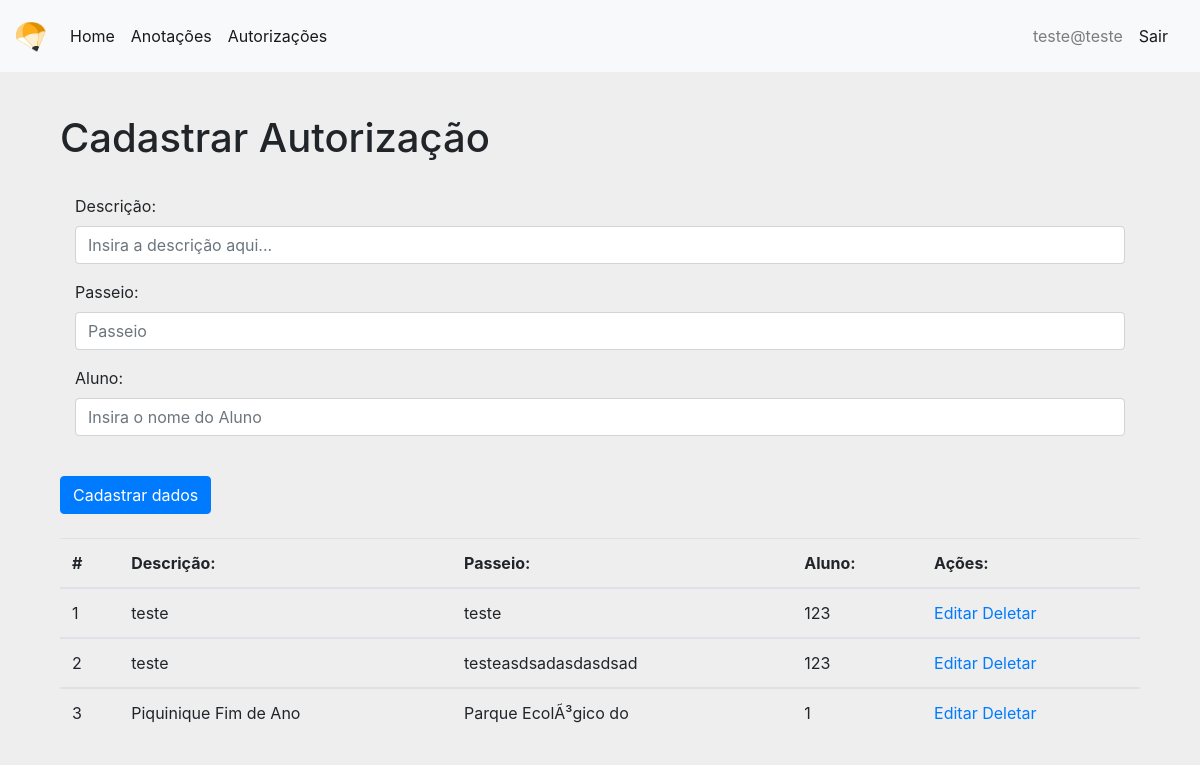
The app's page /view/header.php?link=5 (signed in) with its own data.
### tables this page shows
CREATE TABLE `cadautorizacoes` (
  `id` int(11) NOT NULL,
  `descricao` varchar(50) DEFAULT NULL,
  `passeios` varchar(20) DEFAULT NULL,
  `codAluno` varchar(50) DEFAULT NULL
);

### classes/Crud.php (called while the page is built, shortened)
<?php
require_once 'DB.php';
abstract class Crud extends DB{
	protected $table;
	public function findAll(){
		$sql  = "SELECT * FROM $this->table";
		$stmt = DB::prepare($sql);
		$stmt->execute();
		return $stmt->fetchAll();
	}
}

### classes/DB.php (called while the page is built, shortened)
<?php
class DB{
	private static $instance;
	public static function getInstance(){
		if(!isset(self::$instance)){
			try {
				self::$instance = new PDO('mysql:host=' . DB_HOST . ';dbname=' . DB_NAME, DB_USER, DB_PASS);
				self::$instance->setAttribute( PDO::ATTR_ERRMODE, PDO::ERRMODE_EXCEPTION);
				self::$instance->setAttribute(PDO::ATTR_DEFAULT_FETCH_MODE, PDO::FETCH_OBJ);
			} catch (PDOException $e) {
				echo $e->getMessage();
			}
		}
		return self::$instance;
	}
	public static function prepare($sql){
		return self::getInstance()->prepare($sql);
	}
}

### view/formAutorizacao.php (the view, shortened to what this page needs)
<?php
$autorizacao = new Autorizacoes();
?>
<?php
if(isset($_GET['acao']) && $_GET['acao'] == 'editar'){
    $id = (int)$_GET['id'];
    $resultado = $autorizacao->find($id);
?>
<div class="container">
    <div class="row">
        <div class="col-md-12">
            <form method="post" action="">
                <div class="page-header">
                    <br />
                    <br />
                    <h1>Atualizar Autorização</h1>
                </div>
                <div class="form-group col-md-12">
                    <br />
                    <label for="nome">Descrição:</label>
                    <input type="text" class="form-control" maxlength="50" name="descricao" value="<?php echo $resultado->descricao; ?>" required/>
                </div>
                <div class="form-group col-md-12">
                    <label for="email">Passeio:</label>
                    <input type="text" name="passeios" maxlength="20" class="form-control" value="<?php echo $resultado->passeios; ?>" required/>
                </div>
                <div class="form-group col-md-12">
                <label for="nome">Aluno:</label>
                    <input type="text" name="codAluno" maxlength="50" class="form-control" value="<?php echo $resultado->codAluno; ?>"  required/>
                </div>
                <input type="hidden" name="id" value="<?php echo $resultado->id; ?>">
                <br />
                <input type="submit" name="atualizar" class="btn btn-primary" value="Atualizar dados">
                <br />
                <br />
            </form>
		<?php }else{ ?>
<div class="container">
    <div class="row">
        <div class="col-md-12">
            <form method="post" action="">
                <div class="page-header">
                    <br />
                    <h1>Cadastrar Autorização</h1>
                </div>
                <div class="form-group col-md-12">
                    <br />
                    <label for="nome">Descrição:</label>
                    <input type="text" class="form-control" maxlength="50" name="descricao" placeholder="Insira a descrição aqui..." required/>
                </div>
                <div class="form-group col-md-12">
                    <label for="email">Passeio:</label>
                    <input type="text" name="passeios" maxlength="20" class="form-control" placeholder="Passeio" required/>
                </div>
                <div class="form-group col-md-12">
                    <label for="tipo_usuario">Aluno:</label>
                    <input type="text" name="codAluno" maxlength="50" class="form-control" placeholder="Insira o nome do Aluno" required/>
                </div>
                <br />
                <input type="submit" name="cadastrar" class="btn btn-primary" value="Cadastrar dados">
                <br />
                <br />
            </form>
            <?php } ?>
            <table class="table table-hover">
            <thead>
                <tr>
                    <th>#</th>
                    <th>Descrição:</th>
                    <th>Passeio:</th>
                    <th>Aluno:</th>
                    <th>Ações:</th>
                </tr>
            </thead>
            <?php foreach($autorizacao->findAll() as $key => $value): ?>
            <tbody>
                <tr>
                    <td><?php echo $value->id; ?></td>
                    <td><?php echo $value->descricao; ?></td>
                    <td><?php echo $value->passeios; ?></td>
                    <td><?php echo $value->codAluno; ?></td>
                    <td>
                        <?php echo "<a href='header.php?link=5&acao=editar&id=" . $value->id . "'>Editar</a>"; ?>
                        <?php echo "<a href='header.php?link=5&acao=deletar&id=" . $value->id . "' onclick='return confirm(\"Deseja realmente deletar?\")'>Deletar</a>"; ?>
                    </td>
                </tr>
            </tbody>
            <?php endforeach; ?>
            </table>
        </div>
    </div>
</div>

### view/header.php (shortened to what this page needs)
<!DOCTYPE HTML>
<html land="pt-BR">
<head>
    <link rel="stylesheet" type="text/css" media="screen" href="../css/bootstrap.css" />
    <link rel="stylesheet" type="text/css" media="screen" href="../css/bootstrap.min.css">
    <link rel="stylesheet" type="text/css" media="screen" href="../css/styles.css" />
<?php
if($_SESSION['tipo'] == 'P'){
?>
<nav class="navbar fixed-top navbar-expand-lg navbar-light bg-light">
        <a class="navbar-brand" href="#">
            <img src="../img/logo-nav.png" width="30" height="30" alt="">
        </a>
        <div class="collapse navbar-collapse" id="navbarSupportedContent">
            <ul class="navbar-nav mr-auto">
                <li class="nav-item active">
                    <a class="nav-link" href="../view/header.php?link=1">Home <span class="sr-only">(current)</span></a>
                </li>
                <li class="nav-item active">
                    <a class="nav-link" href="../view/header.php?link=4">Anotações</a>
                </li>
                <li class="nav-item active">
                    <a class="nav-link" href="../view/header.php?link=5">Autorizações</a>
                </li>
            </ul>
            <span class="navbar-text">
                <?php echo $_SESSION['email'];?>
            </span>
            <span class="navbar-text">
                <a class="nav-link" href="../classes/sair.php">Sair</a>
            </span>
        </div>
    </nav>
</head>
<body>
    <div class="container">
        <div class="row">
            <div class="col-md-12">
            <?php
                @$link = $_GET["link"];
                $pag[1] = "homepage.php";
                $pag[4] = "formAnotacao.php";
                $pag[5] = "formAutorizacao.php";
                if (!empty($link)) {
                if(isset($pag[$link])){
                    include $pag[$link];
                } else{
                    echo '<br><br><center><p style="color: red;">Você não possui acesso a essa página!<p></center>';
                    include "homepage.php";
                }
                } else {
                include "homepage.php";
                }
            ?>
            </div>
        </div>
    </div>
<?php } ?>
</body>
</html>

### css/styles.css (style rules this page uses)
body { padding-top: 40px; padding-bottom: 40px; background-color: #eee; }
.page-header { margin-top: 50px; }

### records on screen
cadautorizacoes: id "1", descricao "teste", passeios "teste", codAluno "123"
cadautorizacoes: id "2", descricao "teste", passeios "testeasdsadasdasdsad", codAluno "123"
cadautorizacoes: id "3", descricao "Piquinique Fim de Ano", passeios "Parque EcolÃ³gico do", codAluno "1"

### other values on screen
$_SESSION['email'] "teste@teste"
